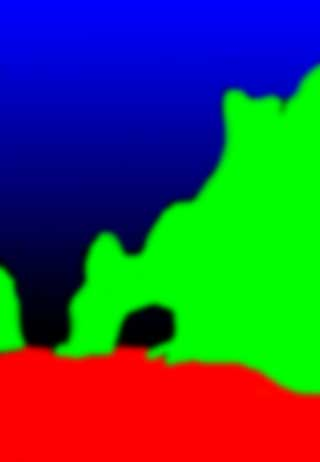
#> input picture images/arch-A.jpg, 320 x 462 px
$ jupyter execute --allow-errors code.ipynb
#> lines starting #> are read from the running program, lines starting #| are printed output that depends on the picture; long printed decimals are rounded
[cell 1]
import cv2
import numpy as np
import matplotlib.pyplot as plt
from collections import Counter
import sys
from scipy import ndimage
import colorsys
from skimage.transform import pyramid_gaussian
from annoy import AnnoyIndex

win = "Lenna"

[cell 2]
def pxtoix(p, w):
    return p[0] * w + p[1]

[cell 3]
def ixtopx(i, w):
    return (int(i / w), i % w)

[cell 4]
def trf(img):
    if(len(img.shape)) == 2:
#         print("Yeah")
        return img
    return img[..., ::-1]

[cell 5]
def show(images, cols):
    n = len(images)
    r = int(n / cols)
    if (n % cols) != 0:
        r += 1
    c = cols
    fig, axs = plt.subplots(nrows=r, ncols=c, figsize=(50, 30),
                            subplot_kw={'xticks': [], 'yticks': []})
    fig.subplots_adjust(left=0.03, right=0.97, hspace=0.3, wspace=0.05)

    for i in range(len(images)):
        if(len(images[i].shape) == 2):
            (axs.flat)[i].imshow(trf(images[i]), cmap='gray')
        else:
            (axs.flat)[i].imshow(trf(images[i]))

[cell 6]
def pyramids(img, l):
    gp = list(pyramid_gaussian(img, max_layer=l))
    gp.reverse()
    WHITE = [1.0, 1.0, 1.0]
    for i in range(l + 1):
        gp[i] = cv2.copyMakeBorder(gp[i],pad,pad,pad,pad,cv2.BORDER_REFLECT)

    return gp

[cell 7]
def rgbtoyiq(img):
    img = img.astype('float64')
    s = img.shape
    img1 = np.zeros(s, dtype='float64')
    for i in range(s[0]):
        for j in range(s[1]):
            x = img[i][j] / 255.0
            y1, y2, y3 = colorsys.rgb_to_yiq(x[0], x[1], x[2])
            img1[i][j] = [y1, y2, y3]
    return img1.astype('float64')

[cell 8]
def yiqtorgb(img):
    s = img.shape
    img1 = np.zeros(s, dtype='float64')
    for i in range(s[0]):
        for j in range(s[1]):
            x = img[i][j]
            y1, y2, y3 = colorsys.yiq_to_rgb(x[0], x[1], x[2])
            img1[i][j] = [y1, y2, y3]
    img1 = img1 * 255.0
    return img1.astype('uint16')

[cell 9]
def remap(a, ap, b):
    a1 = np.array(a)
    ap1 = np.array(ap)
    a0 = np.array(a[:, :, 0])
    b0 =np.array(b[:, :, 0])
    am = np.mean(a0)
    astd = np.std(a0)
    bm = np.mean(b0)
    bstd = np.std(b0)
    print(am, bm, astd, bstd)
    s = a.shape
    for i in range(s[0]):
        for j in range(s[1]):
            a1[i][j][0] = (float(bstd/astd) * ( a[i][j][0] - am)) + bm
            ap1[i][j][0] = (float(bstd/astd) * ( ap[i][j][0] - am)) + bm
    return a1, ap1

[cell 10]
A_PATH = 'images/arch-A.jpg'
AP_PATH = 'images/arch-Ap.jpg'
B_PATH = 'images/arch-B.jpg'
a = cv2.imread(A_PATH)
#> a is the input picture: shape (462, 320, 3); mean B, G, R 74.3, 81.2, 55.4
ap = cv2.imread(AP_PATH)
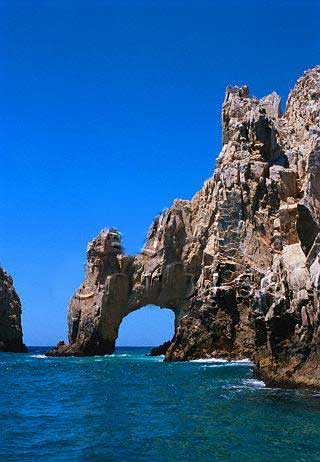
#> input picture images/arch-Ap.jpg, 320 x 462 px
#> ap is the input picture: shape (462, 320, 3); mean B, G, R 148.7, 94.8, 39.4
b = cv2.imread(B_PATH)
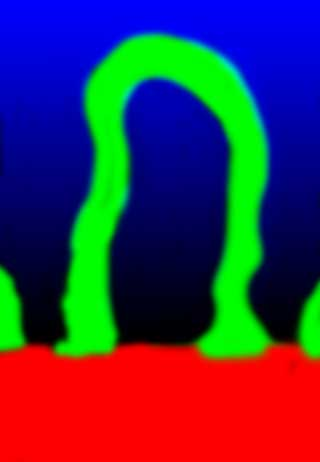
#> input picture images/arch-B.jpg, 320 x 462 px
#> b is the input picture: shape (462, 320, 3); mean B, G, R 74.5, 51.9, 61.8


a1 = rgbtoyiq(a)
#> after the loop in rgbtoyiq, `for i in range(s[0]):`:
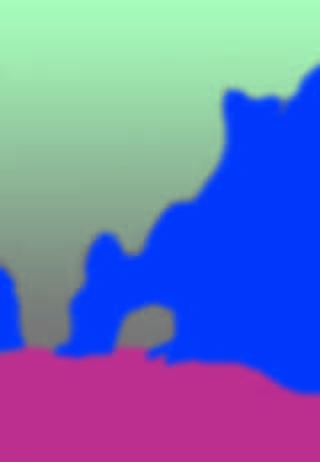
#> img1: shape (462, 320, 3) float64; mean B, G, R 0.299, 0.0163, -0.0373; drawn with min black and max white
ap1 = rgbtoyiq(ap)
#> after the loop in rgbtoyiq (call 2), `for i in range(s[0]):`:
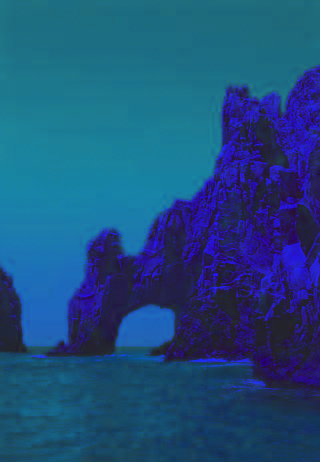
#> img1: shape (462, 320, 3) float64; mean B, G, R 0.411, 0.197, -0.0227; drawn with min black and max white
b1 = rgbtoyiq(b)
#> after the loop in rgbtoyiq (call 3), `for i in range(s[0]):`:
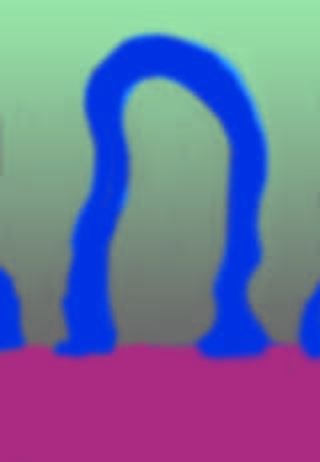
#> img1: shape (462, 320, 3) float64; mean B, G, R 0.234, 0.0407, 0.0311; drawn with min black and max white
a2, ap2 = remap(a1, ap1, b1)
#> in remap, `a0 = np.array(a[:, :, 0])`:
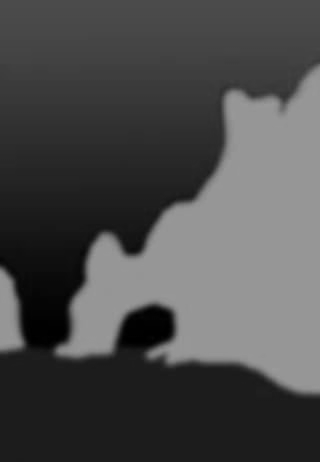
#> a0: shape (462, 320) float64; min 0, max 0.604, mean 0.299
#> in remap, `b0 =np.array(b[:, :, 0])`:
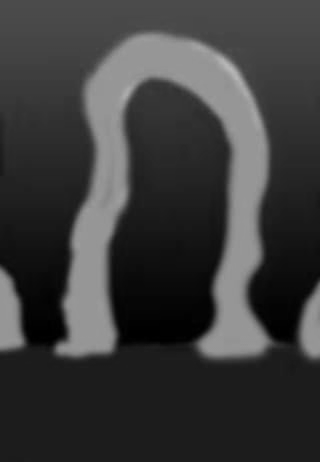
#> b0: shape (462, 320) float64; min 0, max 0.723, mean 0.234
#> in remap, `am = np.mean(a0)`: am = 0.299
#> in remap, `astd = np.std(a0)`: astd = 0.202
#> in remap, `bm = np.mean(b0)`: bm = 0.234
#> in remap, `bstd = np.std(b0)`: bstd = 0.183
#| 0.2992 0.2344 0.2018 0.1827

[cell 11]
show([a1, ap1, b1], 3)
#> in show, `n = len(images)`: n = 3
#> in show, `r = int(n / cols)`: r = 1
#> the loop in show, `for i in range(len(images)):` made 3 passes
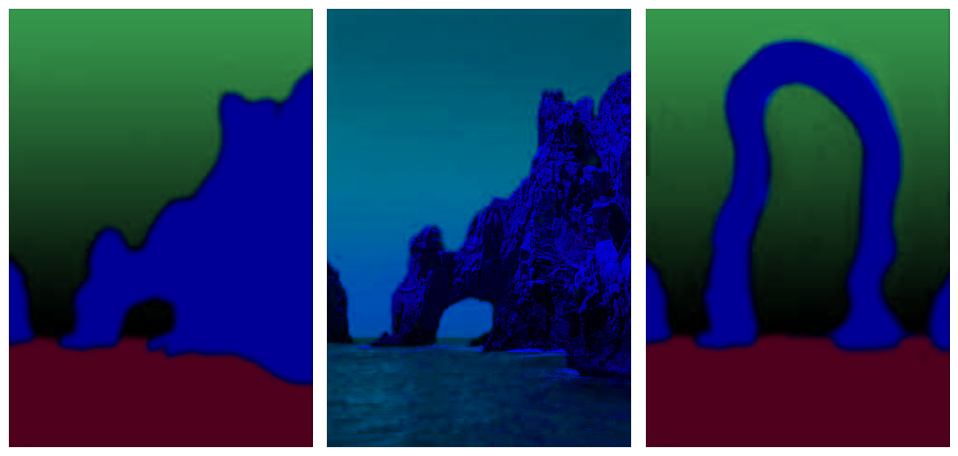
#> figure drawn by matplotlib, 3 panels

[cell 12]
l = 4
#> l = 4
pad = 2
pad_f = 1
# a2 = cv2.copyMakeBorder(a1,pad,pad,pad,pad,cv2.BORDER_CONSTANT, value=WHITE)
# ap2 = cv2.copyMakeBorder(ap1,pad,pad,pad,pad,cv2.BORDER_CONSTANT, value=WHITE)
# b2 = cv2.copyMakeBorder(b1,pad,pad,pad,pad,cv2.BORDER_CONSTANT, value=WHITE)

[cell 13]
g_a = pyramids(a2, l)
#> in pyramids, `gp = list(pyramid_gaussian(img, max_layer=l))`: gp = 5 items
#> g_a = 5 items
g_ap = pyramids(ap2, l)
#> g_ap = 5 items
g_b = pyramids(b1, l)
#> g_b = 5 items
g_bp = pyramids(b1, l)
#> g_bp = 5 items

#> (a cell that did not finish here is left out)

#> the loop in show, `for i in range(len(images)):` made 4 passes

[cell 15]
# [27 lines left out: function transform, not called in this run]

[cell 16]
def transform_image(g_a, g_ap, level):
    s = g_a[level].shape
    s = (s[0] - 2 * pad, s[1] - 2 * pad)
    if(level == 0):
        f = 111
    else:
        f = 165
    t = AnnoyIndex(f, metric='euclidean')
    img = np.zeros((s[0], s[1], f))
    k = 0
    for i in range(s[0]):
        for j in range(s[1]):
            img[i][j] = transform(g_a, g_ap, level, i, j)
            t.add_item(k, img[i][j])
            k += 1
    t.build(20)
    return img, t

[cell 17]
# [10 lines left out: function neighbours, not called in this run]

[cell 18]
# [23 lines left out: function best_coherent, not called in this run]

[cell 19]
mp = []
#> mp = []
k_coh = 2.0
#> (the rest of this cell did not finish here and is left out)
